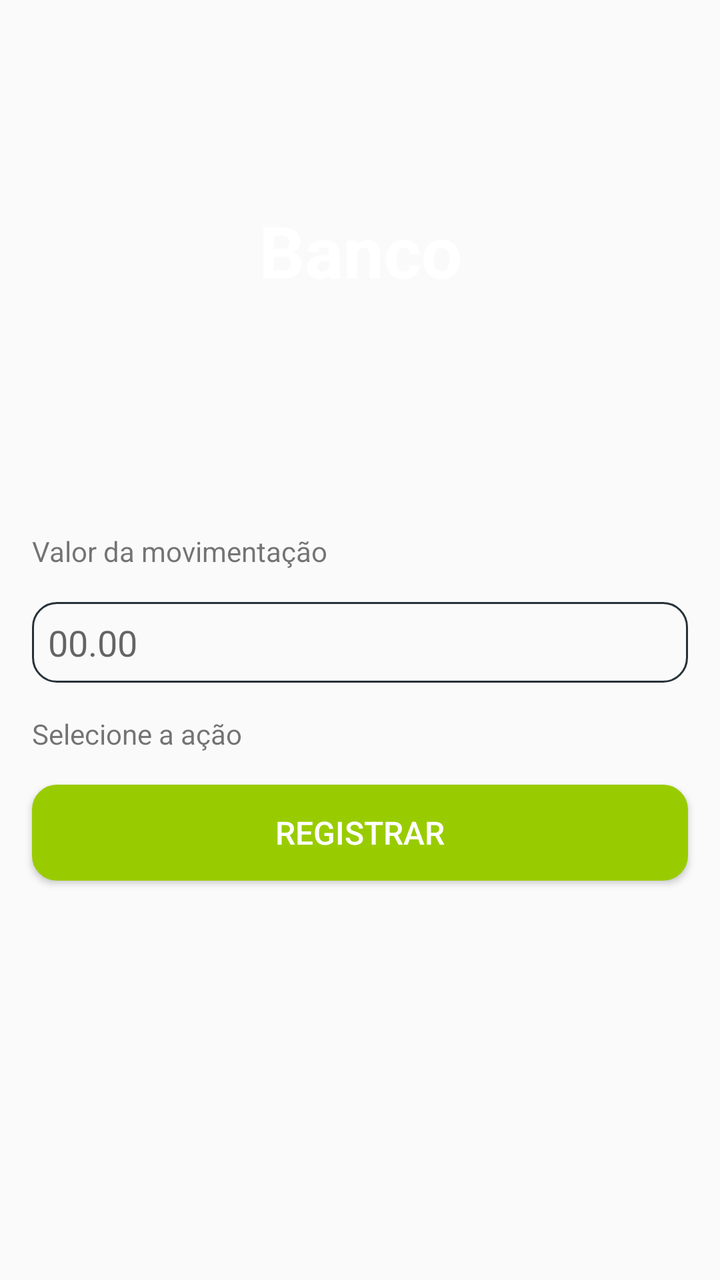
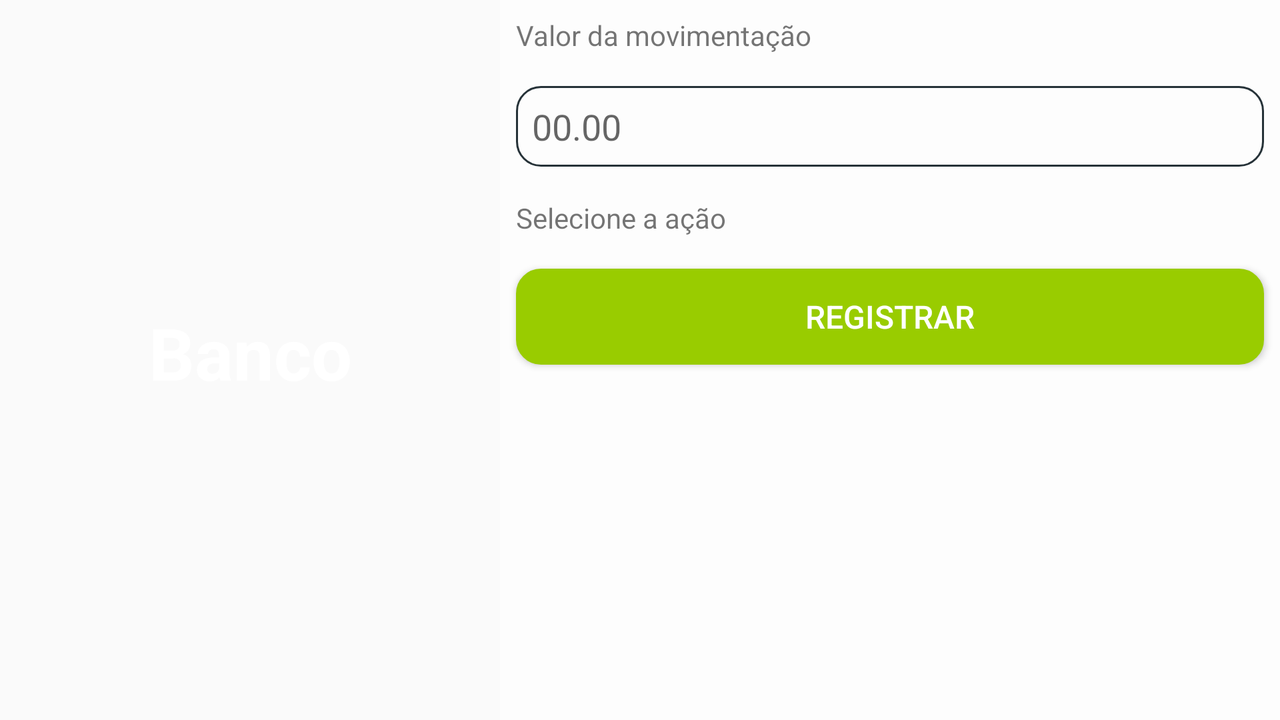

First picture: res/layout/ on a phone held upright. Second picture: the repository's own variant of that layout, on a device whose configuration matches the variant's folder. Source for both follows.
<!-- AndroidManifest.xml: application theme Theme.AppCompat.Light.NoActionBar -->
<!-- res/layout/activity_detalhes_da_conta.xml -->
<?xml version="1.0" encoding="utf-8"?>
<android.support.constraint.ConstraintLayout xmlns:android="http://schemas.android.com/apk/res/android"
    xmlns:app="http://schemas.android.com/apk/res-auto"
    xmlns:tools="http://schemas.android.com/tools"
    android:layout_width="match_parent"
    android:layout_height="match_parent"
    tools:context=".DetalhesDaConta">

    <ScrollView
        android:id="@+id/scrollView2"
        android:layout_width="match_parent"
        android:layout_height="match_parent">

        <android.support.constraint.ConstraintLayout
            android:layout_width="match_parent"
            android:layout_height="match_parent">

            <android.support.constraint.ConstraintLayout
                android:id="@+id/constraintLayout"
                android:layout_width="0dp"
                android:layout_height="250dp"
                android:background="@drawable/coinsback"
                app:layout_constraintEnd_toEndOf="parent"
                app:layout_constraintStart_toStartOf="parent"
                app:layout_constraintTop_toTopOf="parent">

                <TextView
                    android:id="@+id/lblBank"
                    android:layout_width="0dp"
                    android:layout_height="wrap_content"
                    android:layout_marginBottom="8dp"
                    android:layout_marginEnd="8dp"
                    android:layout_marginLeft="8dp"
                    android:layout_marginRight="8dp"
                    android:layout_marginStart="8dp"
                    android:layout_marginTop="8dp"
                    android:gravity="center"
                    android:text="Banco"
                    android:textColor="@color/white_basic"
                    android:textSize="36sp"
                    android:textStyle="bold"
                    app:layout_constraintBottom_toBottomOf="parent"
                    app:layout_constraintEnd_toEndOf="parent"
                    app:layout_constraintStart_toStartOf="parent"
                    app:layout_constraintTop_toTopOf="parent" />
            </android.support.constraint.ConstraintLayout>

            <LinearLayout
                android:id="@+id/linearLayout2"
                android:layout_width="match_parent"
                android:layout_height="match_parent"
                android:layout_marginBottom="8dp"
                android:layout_marginEnd="8dp"
                android:layout_marginLeft="8dp"
                android:layout_marginRight="8dp"
                android:layout_marginStart="8dp"
                android:layout_marginTop="8dp"
                android:orientation="vertical"
                app:layout_constraintBottom_toBottomOf="parent"
                app:layout_constraintEnd_toEndOf="parent"
                app:layout_constraintHorizontal_bias="0.0"
                app:layout_constraintStart_toStartOf="parent"
                app:layout_constraintTop_toBottomOf="@+id/constraintLayout">

                <TextView
                    android:id="@+id/textView6"
                    android:layout_width="match_parent"
                    android:layout_height="wrap_content"
                    android:layout_margin="8dp"
                    android:text="Valor da movimentação" />

                <EditText
                    android:id="@+id/txtValor"
                    android:layout_width="match_parent"
                    android:layout_height="wrap_content"
                    android:layout_margin="8dp"
                    android:background="@drawable/borda_arredondada_dois"
                    android:ems="10"
                    android:hint="00.00"
                    android:inputType="number|numberDecimal" />

                <TextView
                    android:id="@+id/textView9"
                    android:layout_width="match_parent"
                    android:layout_height="wrap_content"
                    android:layout_margin="8dp"
                    android:text="Selecione a ação" />

                <Spinner
                    android:id="@+id/spnAcao"
                    style="@style/Platform.Widget.AppCompat.Spinner"
                    android:layout_width="match_parent"
                    android:layout_height="wrap_content"
                    android:layout_marginEnd="8dp"
                    android:layout_marginLeft="8dp"
                    android:layout_marginRight="8dp"
                    android:layout_marginStart="8dp"
                    android:background="@color/colorAccent"
                    android:spinnerMode="dropdown" />

                <Button
                    android:id="@+id/btnSalvar"
                    android:layout_width="match_parent"
                    android:layout_height="wrap_content"
                    android:layout_margin="8dp"
                    android:background="@drawable/botao_verde"
                    android:text="Registrar"
                    android:textColor="@color/white_basic"
                    android:textSize="16dp" />
            </LinearLayout>

        </android.support.constraint.ConstraintLayout>


    </ScrollView>


</android.support.constraint.ConstraintLayout>
<!-- resources referenced by this layout -->
<resources>
  <color name="colorAccent">#009688</color>
  <color name="white_basic">#ffffff</color>
  <!-- drawable borda_arredondada_dois (drawable) -->
  <?xml version="1.0" encoding="utf-8"?>
  <selector xmlns:android="http://schemas.android.com/apk/res/android">
  
      <item android:state_focused="true">
          <shape>
              <solid android:color="@color/transparent"/>
              <stroke android:color="@color/azul" android:width="1dp"/>
              <corners android:radius="12dp"/>
              <padding android:bottom="8dp" android:left="8dp" android:right="8dp" android:top="8dp" />
          </shape>
      </item>
  
  
      <item>
          <shape>
              <solid android:color="@color/transparent"/>
              <stroke android:color="@color/background" android:width="1dp"/>
              <corners android:radius="12dp"/>
              <padding android:bottom="8dp" android:left="8dp" android:right="8dp" android:top="8dp" />
          </shape>
      </item>
  
  </selector>
  <!-- drawable botao_verde (drawable) -->
  <?xml version="1.0" encoding="utf-8"?>
  <selector xmlns:android="http://schemas.android.com/apk/res/android">
  
      <item android:state_focused="true">
          <shape>
              <solid android:color="@android:color/holo_green_dark" />
              <stroke android:color="@android:color/holo_green_dark" android:width="1dp"/>
              <corners android:radius="12dp" />
          </shape>
      </item>
  
      <item>
          <shape>
              <solid android:color="@android:color/holo_green_light" />
              <stroke android:color="@android:color/holo_green_light" android:width="1dp"/>
              <corners android:radius="12dp" />
          </shape>
      </item>
  
  </selector>
  <color name="transparent">#00000000</color>
  <color name="azul">#00AAFF</color>
  <color name="background">#263238</color>
</resources>
<!-- res/layout-land/activity_detalhes_da_conta.xml (the repository's variant of the layout above) -->
<!-- drawn on the phone turned sideways -->
<?xml version="1.0" encoding="utf-8"?>
<android.support.constraint.ConstraintLayout xmlns:android="http://schemas.android.com/apk/res/android"
    xmlns:app="http://schemas.android.com/apk/res-auto"
    xmlns:tools="http://schemas.android.com/tools"
    android:layout_width="match_parent"
    android:layout_height="match_parent"
    tools:context=".DetalhesDaConta"
    android:background="@drawable/coinsback" >

    <android.support.constraint.ConstraintLayout
        android:layout_width="match_parent"
        android:layout_height="match_parent">

        <android.support.constraint.ConstraintLayout
            android:id="@+id/constraintLayout"
            android:layout_width="250dp"
            android:layout_height="0dp"
            android:layout_marginBottom="8dp"
            app:layout_constraintBottom_toBottomOf="parent"
            app:layout_constraintStart_toStartOf="parent"
            app:layout_constraintTop_toTopOf="parent">

            <TextView
                android:id="@+id/lblBank"
                android:layout_width="0dp"
                android:layout_height="wrap_content"
                android:layout_marginBottom="8dp"
                android:layout_marginEnd="8dp"
                android:layout_marginLeft="8dp"
                android:layout_marginRight="8dp"
                android:layout_marginStart="8dp"
                android:layout_marginTop="8dp"
                android:gravity="center"
                android:text="Banco"
                android:textColor="@color/white_basic"
                android:textSize="36sp"
                android:textStyle="bold"
                app:layout_constraintBottom_toBottomOf="parent"
                app:layout_constraintEnd_toEndOf="parent"
                app:layout_constraintStart_toStartOf="parent"
                app:layout_constraintTop_toTopOf="parent" />
        </android.support.constraint.ConstraintLayout>

        <LinearLayout
            android:id="@+id/linearLayout2"
            android:layout_width="0dp"
            android:layout_height="0dp"
            android:background="#AAFFFFFF"
            android:orientation="vertical"
            app:layout_constraintBottom_toBottomOf="parent"
            app:layout_constraintEnd_toEndOf="parent"
            app:layout_constraintStart_toEndOf="@+id/constraintLayout"
            app:layout_constraintTop_toTopOf="parent">

            <TextView
                android:id="@+id/textView6"
                android:layout_width="match_parent"
                android:layout_height="wrap_content"
                android:layout_margin="8dp"
                android:text="Valor da movimentação" />

            <EditText
                android:id="@+id/txtValor"
                android:layout_width="match_parent"
                android:layout_height="wrap_content"
                android:layout_margin="8dp"
                android:background="@drawable/borda_arredondada_dois"
                android:ems="10"
                android:hint="00.00"
                android:inputType="number|numberDecimal" />

            <TextView
                android:id="@+id/textView9"
                android:layout_width="match_parent"
                android:layout_height="wrap_content"
                android:layout_margin="8dp"
                android:text="Selecione a ação" />

            <Spinner
                android:id="@+id/spnAcao"
                style="@style/Platform.Widget.AppCompat.Spinner"
                android:layout_width="match_parent"
                android:layout_height="wrap_content"
                android:layout_marginEnd="8dp"
                android:layout_marginLeft="8dp"
                android:layout_marginRight="8dp"
                android:layout_marginStart="8dp"
                android:background="@color/colorAccent"
                android:spinnerMode="dropdown" />

            <Button
                android:id="@+id/btnSalvar"
                android:layout_width="match_parent"
                android:layout_height="wrap_content"
                android:layout_margin="8dp"
                android:background="@drawable/botao_verde"
                android:text="Registrar"
                android:textColor="@color/white_basic"
                android:textSize="16dp" />
        </LinearLayout>

    </android.support.constraint.ConstraintLayout>
</android.support.constraint.ConstraintLayout>
